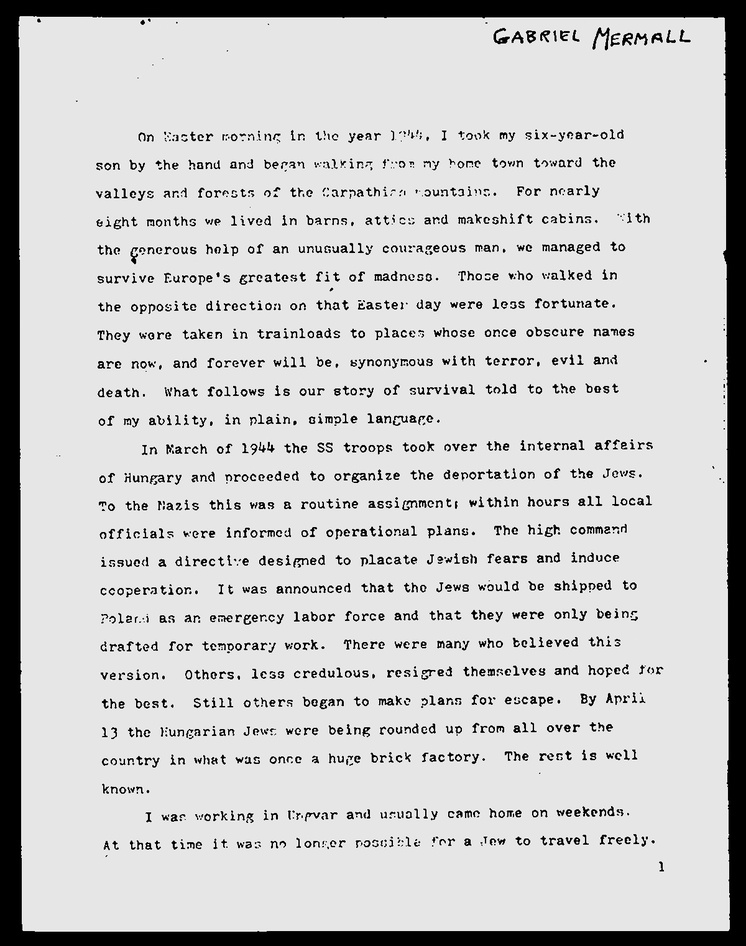
#> input picture Section4-Preprocess_Images_For_TextOCR/temp/no_noise.jpg, 746 x 946 px, shrunk from 1200 x 1522 before the run, found by its file name
$ python removing_borders.py
#> lines starting #> are read from the running program, lines starting #| are printed output that depends on the picture; after the words box and inside, x2 and y2 are one past the last pixel; in counts of white or black regions, pixels touching at a corner belong together
# 7 - Removing Borders

import cv2 as cv

no_noise = cv.imread("Section4-Preprocess_Images_For_TextOCR/temp/no_noise.jpg")
#> no_noise is the input picture: shape (946, 746, 3); min 0, max 255, mean 200.1
cv.imshow('No Noise Image', no_noise)

gray = cv.cvtColor(no_noise, cv.COLOR_BGR2GRAY)

# Threshold to get a binary image (invert so text/objects are white)
_, thresh = cv.threshold(gray, 180, 255, cv.THRESH_BINARY_INV)
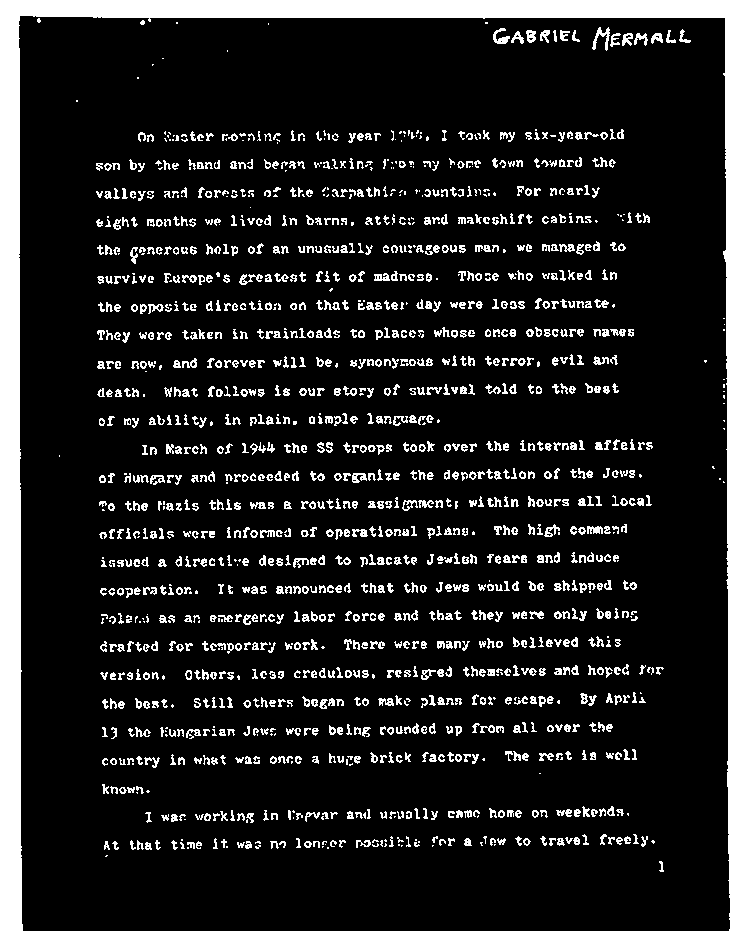
#> thresh: shape (946, 746); 15.1% white; 1492 white regions (317 under 20 px), largest, box (x1, y1, x2, y2) and area: (0, 0, 746, 946) 60756, (592, 27, 610, 51) 163, (493, 28, 510, 44) 134

def remove_borders(image):
  contours, hierarchy = cv.findContours(image, cv.RETR_EXTERNAL, cv.CHAIN_APPROX_SIMPLE)
#> contours = [[[0, 0], [0, 945], [745, 945], [745, 0]]]
  cntsSorted = sorted(contours, key=lambda x:cv.contourArea(x))
#> cntsSorted = [[[0, 0], [0, 945], [745, 945], [745, 0]]]
  cnt = cntsSorted[-1]
#> cnt = [[0, 0], [0, 945], [745, 945], [745, 0]]
  x, y, w, h = cv.boundingRect(cnt)
#> x = 0; y = 0; w = 746; h = 946
  crop = image[y:y+h, x:x+w]
  return (crop)

no_borders = remove_borders(thresh)
cv.imwrite("Section4-Preprocess_Images_For_TextOCR/temp/no_borders.jpg", no_borders)
cv.imshow('No Borders', no_borders)

cv.waitKey(0)

$ run again, with Section4-Preprocess_Images_For_TextOCR/temp/image_border.jpg copied over Section4-Preprocess_Images_For_TextOCR/temp/no_noise.jpg
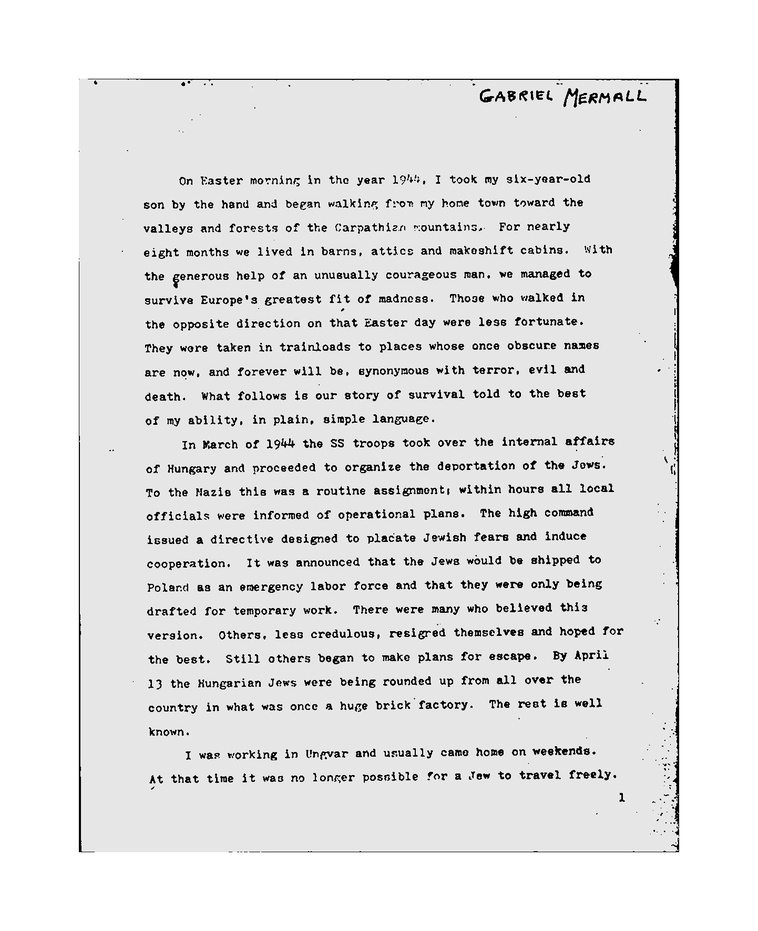
#> input picture Section4-Preprocess_Images_For_TextOCR/temp/image_border.jpg, 758 x 931 px, shrunk from 1442 x 1773 before the run, found by its file name
#> no_noise is the input picture: shape (931, 758, 3); min 0, max 255, mean 227.9
#> `_, thresh = cv.threshold(gray, 180, 255, cv.THRESH_BINARY_INV)`:
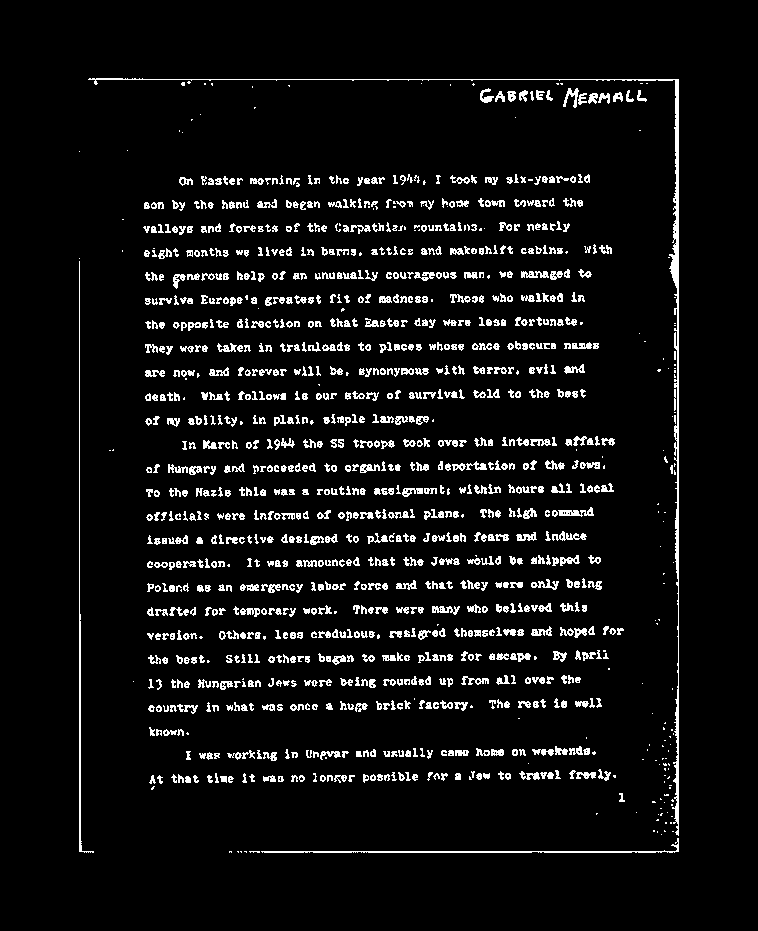
#> thresh: shape (931, 758); 6.4% white in thin lines or dots, all inside (x1, y1, x2, y2) = (79, 78, 679, 853)
#> contours = 1219 contours, 642 with area under 20; largest, box (x1, y1, x2, y2) and area: (88, 78, 679, 836) 1672, (261, 838, 679, 853) 398, (79, 261, 94, 853) 251, (558, 507, 594, 517) 142, (552, 531, 587, 541) 107
#> cntsSorted has the same summary as contours
#> cnt = contour of 538 points, box (x1, y1, x2, y2) (88, 78, 679, 836), area 1672
#> x = 88; y = 78; w = 591; h = 758
#> in remove_borders, `crop = image[y:y+h, x:x+w]`:
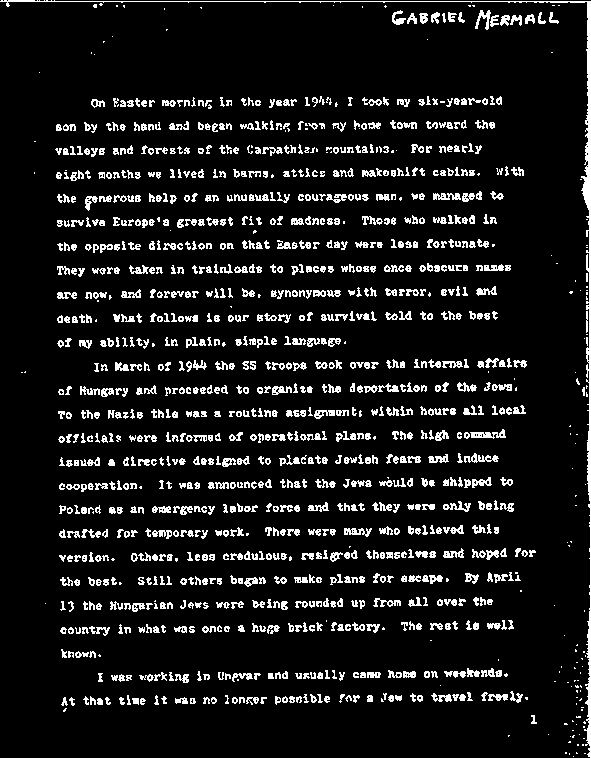
#> crop: shape (758, 591); 9.8% white in thin lines or dots

$ run again, with Section4-Preprocess_Images_For_TextOCR/temp/page_01.jpg copied over Section4-Preprocess_Images_For_TextOCR/temp/no_noise.jpg
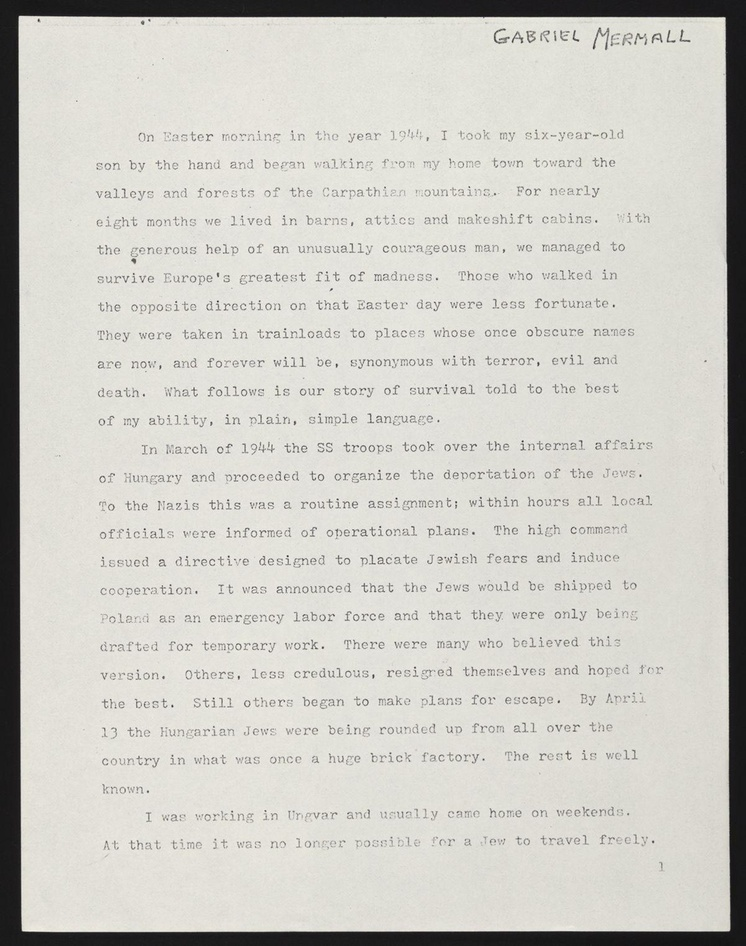
#> input picture Section4-Preprocess_Images_For_TextOCR/temp/page_01.jpg, 746 x 946 px, shrunk from 1200 x 1522 before the run, found by its file name
#> no_noise is the input picture: shape (946, 746, 3); mean B, G, R 197.6, 204, 205.2
#> `_, thresh = cv.threshold(gray, 180, 255, cv.THRESH_BINARY_INV)`:
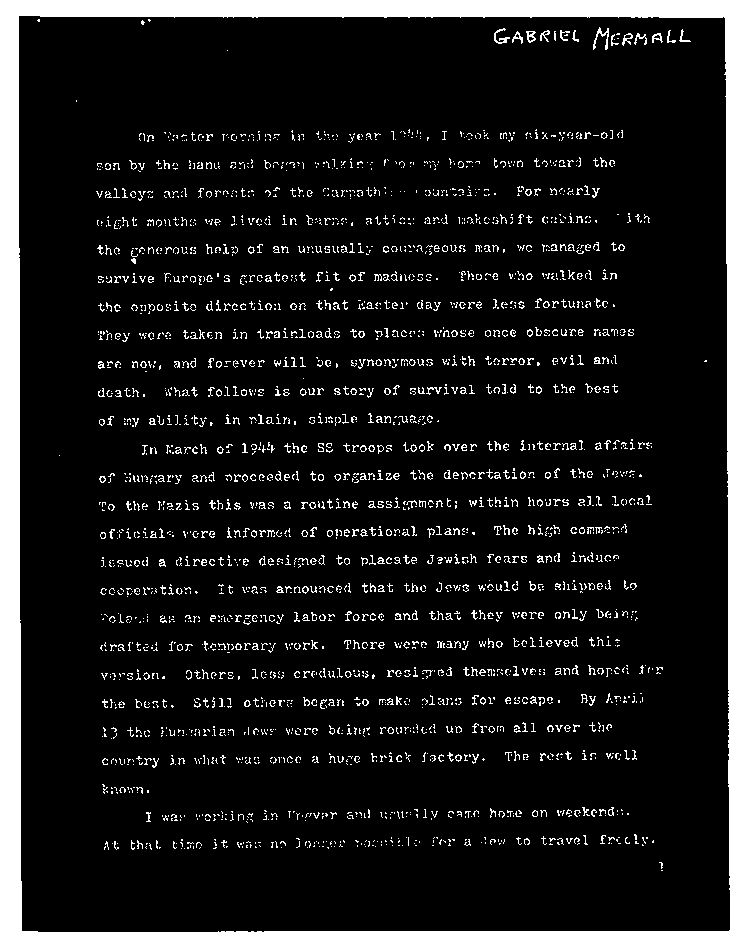
#> thresh: shape (946, 746); 12.1% white; 2622 white regions (2138 under 20 px), largest, box (x1, y1, x2, y2) and area: (0, 0, 746, 946) 59157, (593, 27, 609, 50) 115, (494, 28, 510, 44) 90
#> contours = [[[0, 0], [0, 945], [745, 945], [745, 0]]]
#> cnt = [[0, 0], [0, 945], [745, 945], [745, 0]]
#> x = 0; w = 746; h = 946
